Frame 1 (no input): blank canvas, image omitted
Frame 60 (the mouse pressed at the canvas centre just before this capture): blank canvas, image omitted
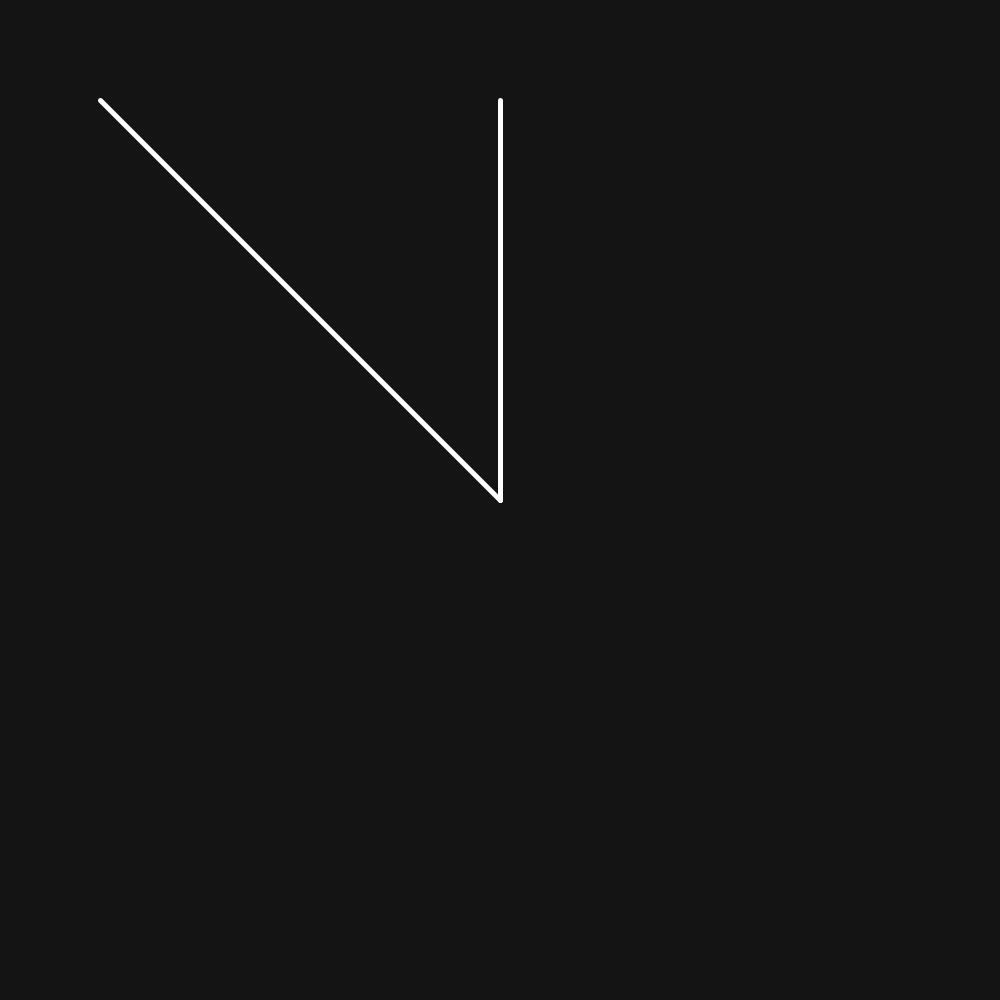
Frame 120 (the mouse held since frame 60 and released just before this capture)

The Processing sketch whose frames 1 and 60 were blank and that drew this single picture after the mouse press (run headless with seeded random() and noise(); from frame 60 on, the mouse is pressed at the canvas centre):

// Processing sketch: Projectile1_1
// ── Projectile1_1.pde
PVector v = new PVector(100,100);
PVector horizon = new PVector(500,100);
PVector myVector = new PVector(0,0);
boolean show = false;
void setup(){
  size(1000,1000);
}

void draw(){
  background(20);
  if(show){
    stroke(255);
    strokeWeight(5);
    line(500,500,v.x,v.y);
    line(500,500,horizon.x,horizon.y);
  }
}

void mousePressed(){
  show = true;
  println("X: " + (mouseX), "Y: " + (mouseY));
  println(degrees(PVector.angleBetween(v,horizon)));
}

// ── Ball.pde
class Ball{
  
}
